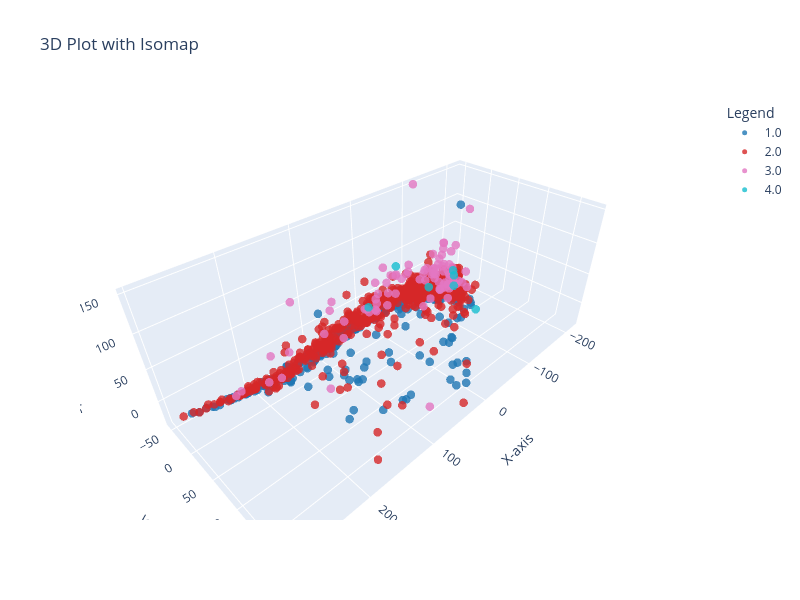

Notebook code for this chart:
### Code cell
fig=plot_3d_plotly(I0,y,title="3D Plot with Isomap")
